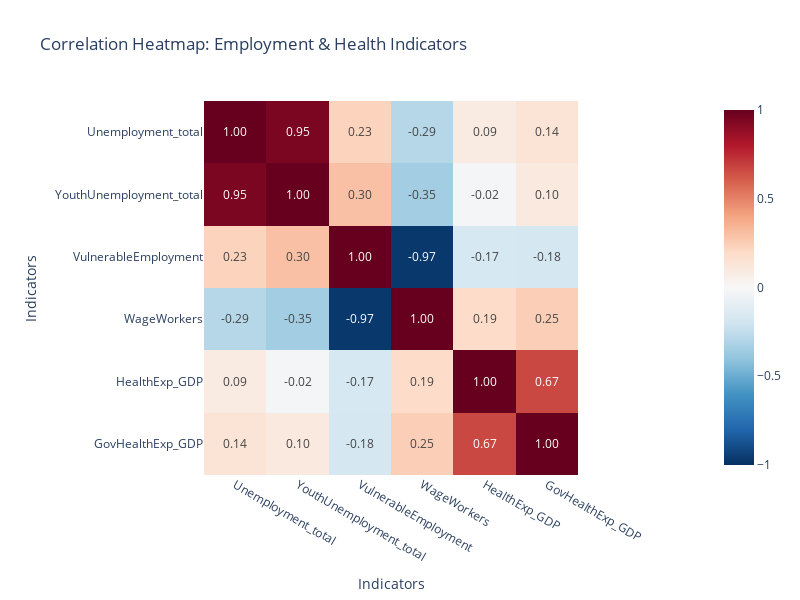

Notebook source saved alongside this figure:
### Code cell
# 메타데이터와 전처리된 데이터 불러오기
metadata = pd.read_excel("/Users/yujin.sophia.kim/Desktop/data/WDI/archive/WDI_Indicators_Metadata.xlsx")
data_df = pd.read_csv('./WDI_Final_Processed.csv')


# 사용할 컬럼 정의
cols_avail = {
    "Unemployment_total": "Unemployment, total (% of total labor force) (modeled ILO estimate) [SL.UEM.TOTL.ZS]",
    "YouthUnemployment_total": "Unemployment, youth total (% of total labor force ages 15-24) (modeled ILO estimate) [SL.UEM.1524.ZS]",
    "VulnerableEmployment": "Vulnerable employment, total (% of total employment) (modeled ILO estimate) [SL.EMP.VULN.ZS]",
    "WageWorkers": "Wage and salaried workers, total (% of total employment) (modeled ILO estimate) [SL.EMP.WORK.ZS]",
    "HealthExp_GDP": "Current health expenditure (% of GDP) [SH.XPD.CHEX.GD.ZS]",
    "GovHealthExp_GDP": "Domestic general government health expenditure (% of GDP) [SH.XPD.GHED.GD.ZS]"
}

# 필요한 컬럼만 추출
df_sel = data_df[["Country Code", "Time"] + list(cols_avail.values())].copy()
df_sel = df_sel.rename(columns={v: k for k, v in cols_avail.items()})

# 숫자형 변환
for col in cols_avail.keys():
    df_sel[col] = pd.to_numeric(df_sel[col], errors="coerce")

# 국가별 평균값 계산
country_avg = df_sel.groupby("Country Code")[list(cols_avail.keys())].mean().dropna()

# 상관행렬 계산
corr_matrix = country_avg.corr()

# Plotly Heatmap
fig = px.imshow(
    corr_matrix,
    text_auto=".2f",   # 소수점 둘째 자리까지 표시
    color_continuous_scale="RdBu_r",
    zmin=-1, zmax=1,
    title="Correlation Heatmap: Employment & Health Indicators"
)

fig.update_layout(
    width=800, height=600,
    xaxis_title="Indicators",
    yaxis_title="Indicators"
)

fig.show()

### Figure 1 — Plotly figure (JSON) as saved in the notebook; plotly's stock layout.template omitted (floating-point values rounded to 4 significant figures)
{"data": [{"coloraxis": "coloraxis", "hovertemplate": "x: %{x}<br>y: %{y}<br>color: %{z}<extra></extra>", "name": "0", "texttemplate": "%{z:.2f}", "type": "heatmap", "x": ["Unemployment_total", "YouthUnemployment_total", "VulnerableEmployment", "WageWorkers", "HealthExp_GDP", "GovHealthExp_GDP"], "xaxis": "x", "y": ["Unemployment_total", "YouthUnemployment_total", "VulnerableEmployment", "WageWorkers", "HealthExp_GDP", "GovHealthExp_GDP"], "yaxis": "y", "z": [[1.0, 0.9479, 0.2301, -0.2854, 0.08636, 0.1359], [0.9479, 1.0, 0.2998, -0.3474, -0.02309, 0.1002], [0.2301, 0.2998, 1.0, -0.9719, -0.1721, -0.1809], [-0.2854, -0.3474, -0.9719, 1.0, 0.1911, 0.2462], [0.08636, -0.02309, -0.1721, 0.1911, 1.0, 0.667], [0.1359, 0.1002, -0.1809, 0.2462, 0.667, 1.0]]}], "layout": {"coloraxis": {"cmax": 1, "cmin": -1, "colorscale": [[0, "rgb(5,48,97)"], [0.1, "rgb(33,102,172)"], [0.2, "rgb(67,147,195)"], [0.3, "rgb(146,197,222)"], [0.4, "rgb(209,229,240)"], [0.5, "rgb(247,247,247)"], [0.6, "rgb(253,219,199)"], [0.7, "rgb(244,165,130)"], [0.8, "rgb(214,96,77)"], [0.9, "rgb(178,24,43)"], [1, "rgb(103,0,31)"]]}, "height": 600, "title": {"text": "Correlation Heatmap: Employment & Health Indicators"}, "width": 800, "xaxis": {"anchor": "y", "constrain": "domain", "domain": [0, 1], "scaleanchor": "y", "title": {"text": "Indicators"}}, "yaxis": {"anchor": "x", "autorange": "reversed", "constrain": "domain", "domain": [0, 1], "title": {"text": "Indicators"}}}}
